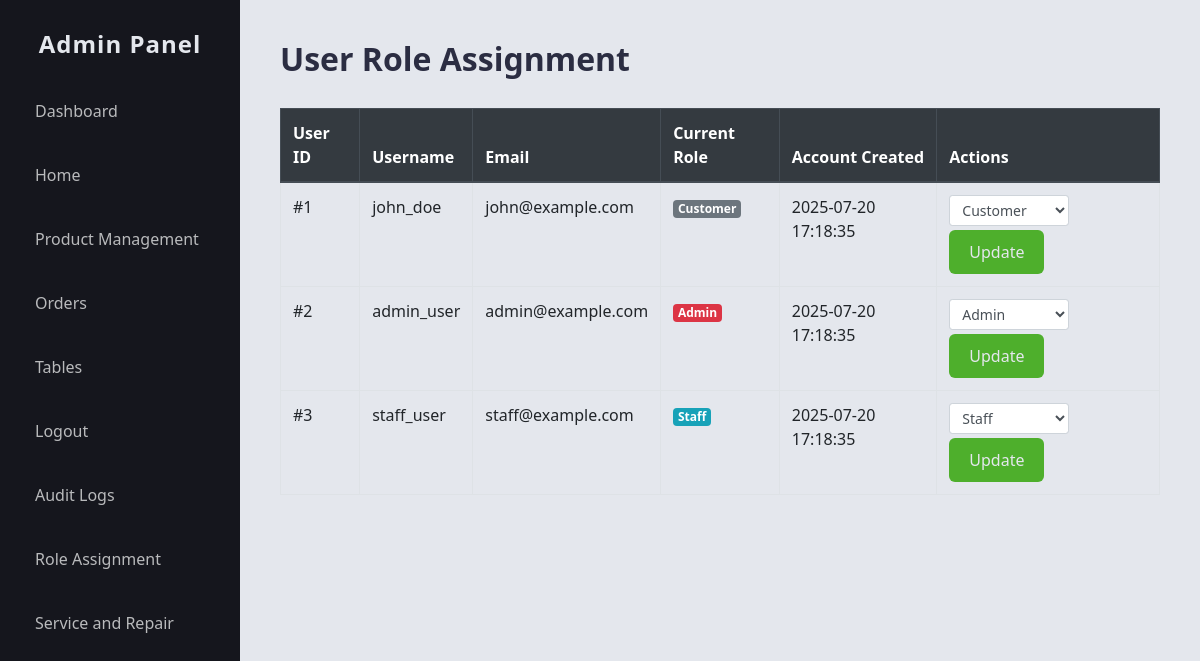
/website/roleassignment.php, run on the app's committed database.
### tables this page shows
CREATE TABLE `users` (
  `user_id` int NOT NULL AUTO_INCREMENT,
  `username` varchar(100) NOT NULL,
  `password_hash` text NOT NULL,
  `role` enum('admin','staff','customer') NOT NULL,
  `email` varchar(100) DEFAULT NULL,
  `created_at` datetime DEFAULT CURRENT_TIMESTAMP,
  PRIMARY KEY (`user_id`),
  UNIQUE KEY `username` (`username`)
);

### website/roleassignment.php (the view, shortened to what this page needs)
<?php
$servername = "localhost";
$username = "root";
$password = "";
$database = "online_store";
$conn = new mysqli($servername, $username, $password, $database);
$users = [];
$query = "SELECT user_id, username, email, role, created_at FROM users ORDER BY created_at DESC";
$result = $conn->query($query);
if ($result) {
    while ($row = $result->fetch_assoc()) {
        $users[] = $row;
    }
}
?>
<!DOCTYPE html>
<html lang="en">
<head>
  <link rel="stylesheet" href="https://stackpath.bootstrapcdn.com/bootstrap/4.5.2/css/bootstrap.min.css" />
  <link rel="stylesheet" href="https://cdnjs.cloudflare.com/ajax/libs/font-awesome/5.15.4/css/all.min.css" />
  <link rel="stylesheet" href="css/admindash.css" />
</head>
<body>
<div class="dashboard-container">
  <?php include 'adminsidebar.php'; ?>
  <div class="main-content">
    <h1>User Role Assignment</h1>
    <div class="table-responsive">
      <table class="table table-bordered table-hover">
        <thead class="thead-dark">
          <tr>
            <th>User ID</th>
            <th>Username</th>
            <th>Email</th>
            <th>Current Role</th>
            <th>Account Created</th>
            <th>Actions</th>
          </tr>
        </thead>
        <tbody>
          <?php if (empty($users)): ?>
            <tr>
              <td colspan="6" class="text-center">No users found</td>
            </tr>
          <?php else: ?>
            <?php foreach ($users as $user): ?>
              <tr>
                <td>#<?= htmlspecialchars($user['user_id']) ?></td>
                <td><?= htmlspecialchars($user['username']) ?></td>
                <td><?= htmlspecialchars($user['email'] ?? 'N/A') ?></td>
                <td>
                  <span class="badge
                    <?= $user['role'] == 'admin' ? 'badge-danger' :
                       ($user['role'] == 'staff' ? 'badge-info' : 'badge-secondary') ?>">
                    <?= htmlspecialchars(ucfirst($user['role'])) ?>
                  </span>
                </td>
                <td><?= htmlspecialchars($user['created_at']) ?></td>
                <td>
                  <form method="POST" class="role-form">
                    <select name="new_role" class="form-control form-control-sm role-select">
                      <option value="admin" <?= $user['role'] == 'admin' ? 'selected' : '' ?>>Admin</option>
                      <option value="staff" <?= $user['role'] == 'staff' ? 'selected' : '' ?>>Staff</option>
                      <option value="customer" <?= $user['role'] == 'customer' ? 'selected' : '' ?>>Customer</option>
                    </select>
                    <button type="submit" name="update_role" class="btn btn-sm btn-primary mt-1">Update</button>
                  </form>
                </td>
              </tr>
            <?php endforeach; ?>
          <?php endif; ?>
        </tbody>
      </table>
    </div>
  </div>
</div>
</body>
</html>

### website/css/admindash.css (style rules this page uses)
* { margin: 0; padding: 0; box-sizing: border-box; }
body { font-family: 'Segoe UI', Tahoma, Geneva, Verdana, sans-serif; background-color: #E4E7ED; color: #333; }
.dashboard-container { display: flex; min-height: 100vh; }
.main-content { flex: 1; padding: 40px; background-color: #E4E7ED; }
.main-content h1 { margin-bottom: 30px; font-size: 32px; color: #2B2D42; font-weight: 700; }
.btn-primary { background-color: #4eaf2c; color: #E4E7ED; padding: 10px 20px; border: none; border-radius: 6px; font-size: 16px; cursor: pointer; transition: background-color 0.3s ease; }

### website/roleassignment.php (style rules this page uses)
.role-select { width: 120px; display: inline-block; }
.role-form { display: inline-block; }

### data on the page
users: user_id "1", username "john_doe", email "john@example.com", role "Customer", created_at "2025-07-20 17:18:35", new_role "Customer"
users: user_id "2", username "admin_user", email "admin@example.com", role "Admin", created_at "2025-07-20 17:18:35", new_role "Admin"
users: user_id "3", username "staff_user", email "staff@example.com", role "Staff", created_at "2025-07-20 17:18:35", new_role "Staff"
